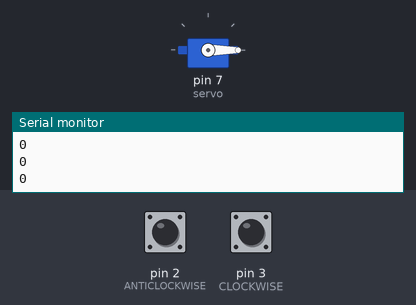
Bench run of a sketch on a simulated Arduino Uno, built with avr-gcc and run on an emulated ATmega328P. Parts: servo, the last lines printed to the serial monitor. The test bench sets the inputs (shaded band); at power-on: pin 3 (CLOCKWISE) LOW, pin 2 (ANTICLOCKWISE) LOW.

Above: at 1.2 s.
1.3 s: pin 3 (CLOCKWISE) driven HIGH
At 4.2 s:
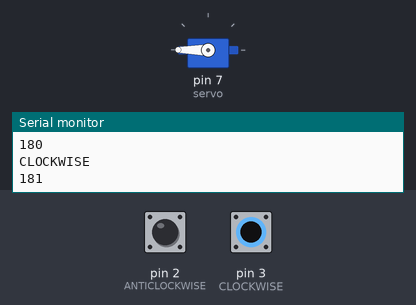
4.3 s: pin 2 (ANTICLOCKWISE) driven HIGH
5.8 s: pin 3 (CLOCKWISE) pulsed LOW 2 times (0.12 s each, 0.3 s apart)
At 6.08 s:
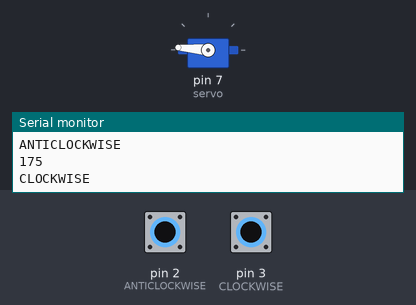
9.4 s: pin 2 (ANTICLOCKWISE) pulsed LOW 2 times (0.12 s each, 0.3 s apart)
At 9.63 s:
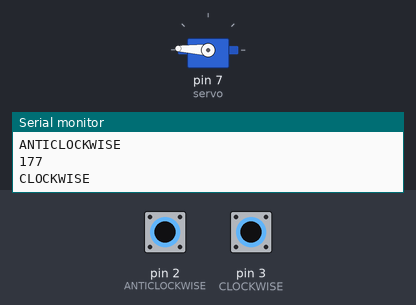
Timing chart, 0 to 12.4 s (numbered marks = the images above; inputs shaded):
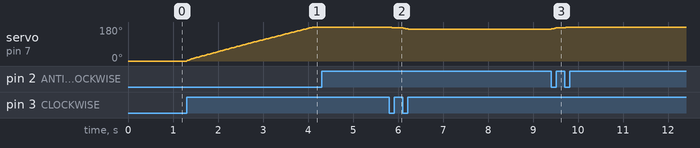

The sketch:

lab8_tarefa11.ino
```cpp
#include <Servo.h>
#define CLOCKWISE 3
#define ANTICLOCKWISE 2

int posicao = 0;
Servo servo;

void setup(){
  Serial.begin(9600);
  servo.attach(7);
  pinMode(CLOCKWISE, INPUT);
  pinMode(ANTICLOCKWISE, INPUT);
  Serial.println(posicao);
}

void loop(){
  if(digitalRead(CLOCKWISE) == HIGH && posicao <= 180){
    posicao++;
    Serial.println("CLOCKWISE");
  }
  if(digitalRead(ANTICLOCKWISE) == HIGH && posicao >= 0){
    posicao--;
    Serial.println("ANTICLOCKWISE");
  }
  servo.write(posicao);
  Serial.println(posicao);
  delay(10);
}
```

Measured:
- after the input at 1.3 s, servo on pin 7 (servo): moves from 0° to 180° over 2.8 s, starting at once
- after the input at 5.8 s, servo on pin 7 (servo): moves from 180° to 169° over 0.40 s, starting at once
- after the input at 9.4 s, servo on pin 7 (servo): 169° → 177° at once, → 180° 0.33 s later
